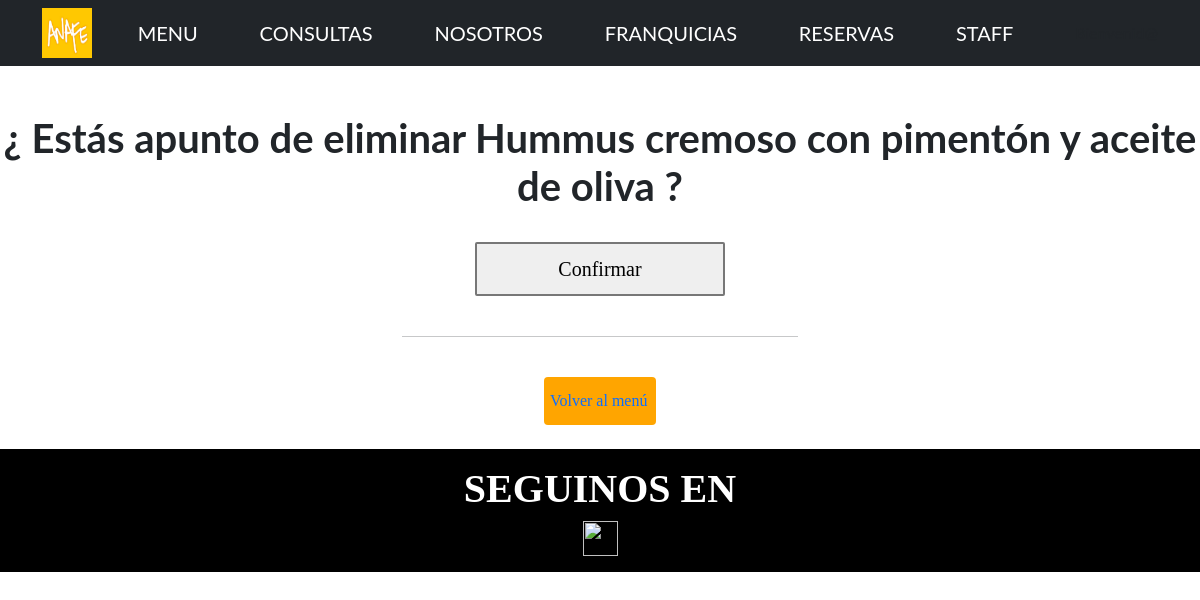
Page /App_Resto/menu-eliminar/1 on the earlier database version.
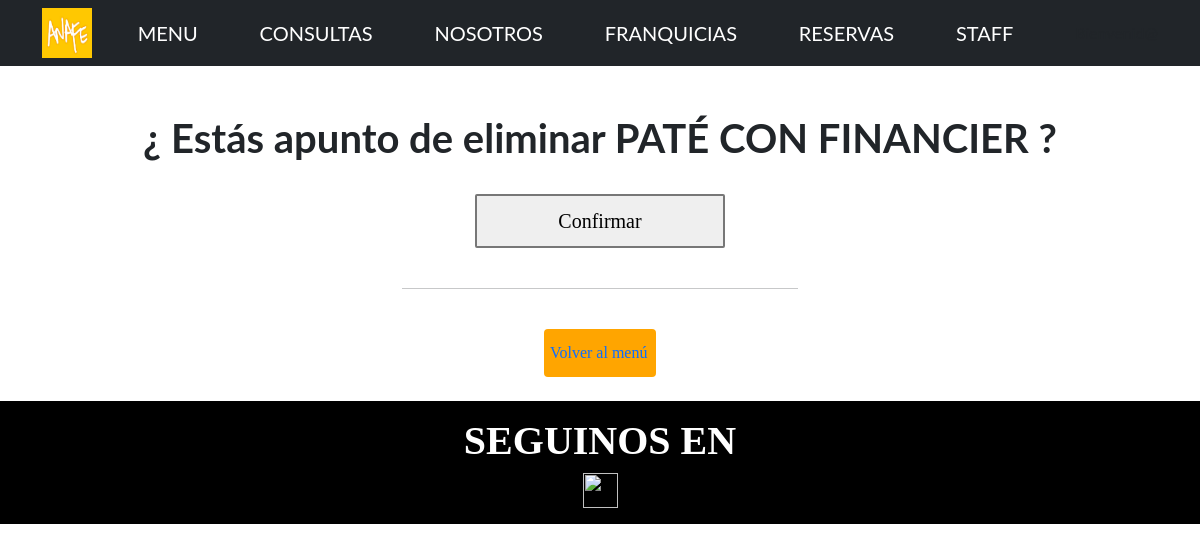
Same page on the later database version.
### App_Resto/models.py (models this page shows, shortened)
class Productos(models.Model):
    nombre = models.CharField(max_length=150)
    descripcion = models.CharField(max_length=150)
    precio = models.IntegerField()
    tipo = models.CharField(max_length=30)
    class Meta():
        verbose_name = 'Producto'
        verbose_name_plural = 'Productos'

### App_Resto/views.py (the view)
# urls.py: path('menu-eliminar/<int:pk>', menuDeleteView.as_view(), name="MenuEliminar"),
class menuDeleteView(DeleteView):
    model = Productos
    template_name = "menu-eliminar.html"
    success_url= '/App_Resto/menu-listar'

### App_Resto/templates/menu-eliminar.html (shortened to what this page needs)
{% extends 'padre.html' %}
{% load static %}
{% block bloqueQueCambia %}
<head>
</head>
<body><center>
    <br><br>
    <h1>¿ Estás apunto de eliminar {{object.nombre}} ?</h1>
    <form method="POST">{% csrf_token %}
<br>
        <input type="submit" value="Confirmar">
    </form>
    <br>
    <hr style="width: 33%;">
    <br>
    <button style="font-size: 1em; width: 14ch; height: 6ch;"><a style="font-size: 1em" class="navbar-brand" href="{% url 'MenuListar' %}">Volver al menú</a></button>
    <br><br>
</center>
{% endblock bloqueQueCambia %}

Differences in the rows shown:
changed Productos: nombre "Hummus cremoso con pimentón y aceite de oliva" → "PATÉ CON FINANCIER"
